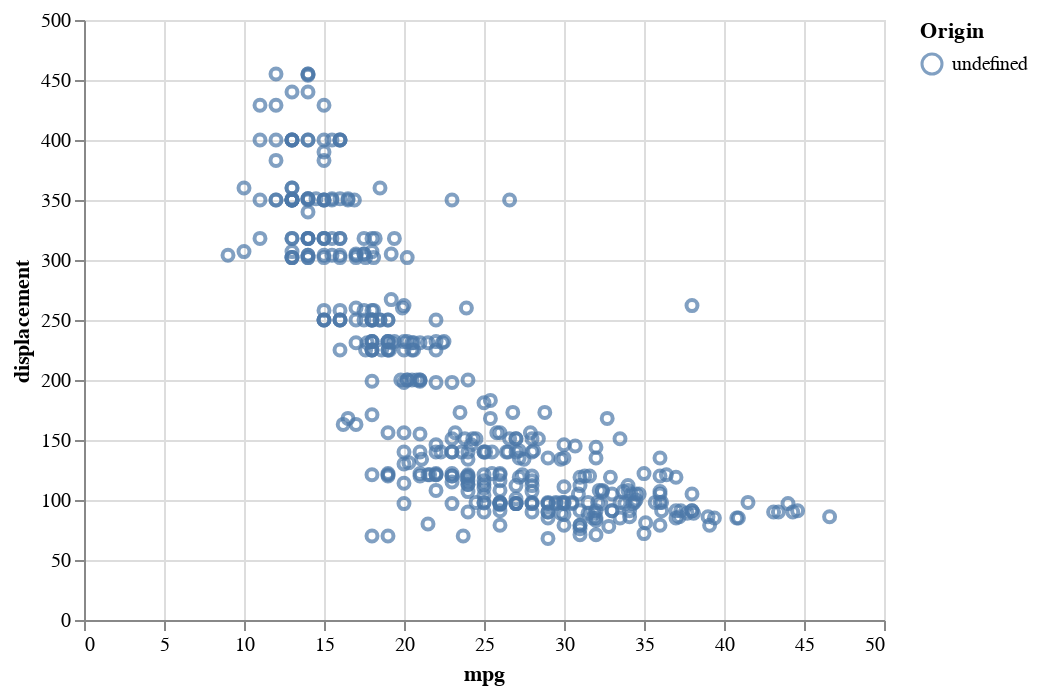

The notebook cell saved with this chart:
### Code cell
points = alt.Chart(df2).mark_point().encode(
    x='mpg:Q',
    y='displacement:Q',
    color=alt.condition(brush, 'Origin:N', alt.value('hue'))
).add_selection(
    brush
)
points

### Figure 1 — Vega-Lite specification as saved in the notebook (floating-point values rounded to 4 significant figures; data arrays with more than 128 entries replaced by an {"elided": "..."} marker saying what was removed)
{"config": {"view": {"continuousWidth": 400, "continuousHeight": 300}}, "data": {"name": "data-4766f396ec9ac170016b09afb643730f"}, "mark": "point", "encoding": {"color": {"condition": {"field": "Origin", "type": "nominal", "selection": "selector004"}, "value": "hue"}, "x": {"field": "mpg", "type": "quantitative"}, "y": {"field": "displacement", "type": "quantitative"}}, "selection": {"selector004": {"type": "interval"}}, "$schema": "https://vega.github.io/schema/vega-lite/v4.17.0.json", "datasets": {"data-4766f396ec9ac170016b09afb643730f": {"elided": "398 records"}}}
